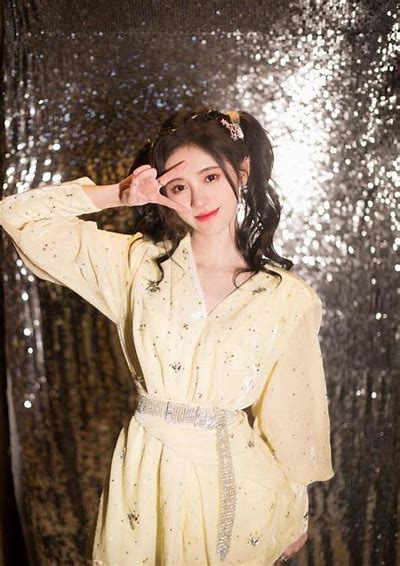
#> input picture FacialRecognition/opencv/data/exist/4.jjy.jpg, 400 x 566 px
$ python '05-人脸检测.py'
#> lines starting #> are read from the running program, lines starting #| are printed output that depends on the picture; after the words box and inside, x2 and y2 are one past the last pixel; in counts of white or black regions, pixels touching at a corner belong together
#> further down, img is the input picture: shape (566, 400, 3); mean B, G, R 111.3, 126.7, 144.7
import cv2 as cv

# 建立检测函数
def face_detect_demo(img):
    # 先把图片灰度化
    gray = cv.cvtColor(img, cv.COLOR_BGR2GRAY)
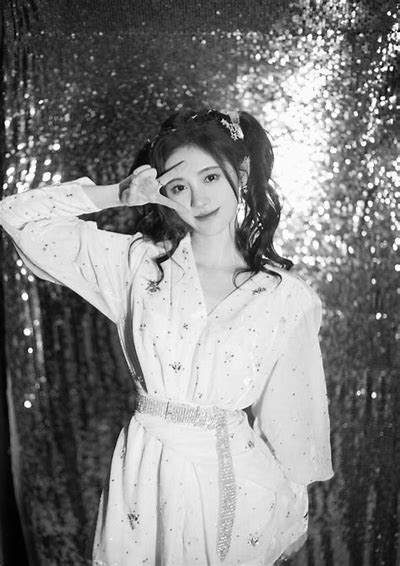
#> gray: shape (566, 400); min 1, max 255, mean 130.3
    # 调取分类器
    face_detect = cv.CascadeClassifier('/Users/ricardo/anaconda3/envs/testNew-01/lib/python3.8/site-packages/cv2/data/haarcascade_frontalface_alt2.xml')
    face = face_detect.detectMultiScale(image=gray,
                                        scaleFactor=1.01, # 这个值需要不断调整，如果没有调到适合值，可能会误触
                                        minNeighbors=5,
                                        flags=0,
                                        #minSize=(100, 100), # 人脸最小，100*100的框中不可能有人脸 可不填
                                        #maxSize=(1000, 1000) # 人脸最大，1000*1000的框外不可能有人脸 可不填
                                        )
#> face = [[154, 149, 88, 88]]
    '''
        detectMultiScale函数的几个参数是 灰度图像 每次缩放倍数 每次检测5次这里都有人脸后才算数
    '''
    for x,y,w,h in face:
        # 在原图上画矩形，把人脸框出来
        cv.rectangle(img, (x, y), (x+w, y+h), color=(0, 0, 255), thickness=2)
#> this loop made 1 pass
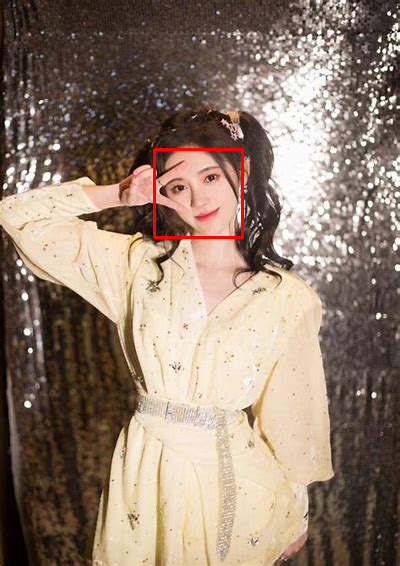
#> img: shape (566, 400, 3); 0.46% of pixels changed, all inside (x1, y1, x2, y2) = (153, 148, 244, 239)
    cv.imshow('result', img)

# 读取图片
img = cv.imread('data/exist/4.jjy.jpg')
# 检测函数
face_detect_demo(img)
# 等待
while True:
    if ord('q') == cv.waitKey(0):  # 按下q键，退出图片显示
#> (key q is pressed here)
        break

# 释放内存
cv.destroyAllWindows()

$ run again, with FacialRecognition/opencv/data/exist/1.jjy.jpg copied over FacialRecognition/opencv/data/exist/4.jjy.jpg
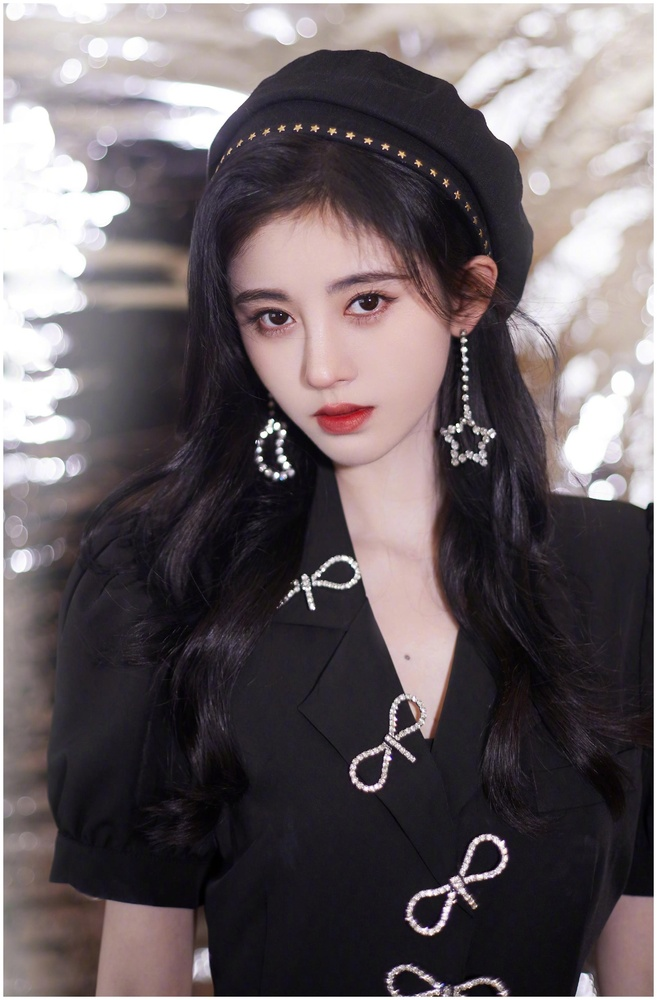
#> input picture FacialRecognition/opencv/data/exist/1.jjy.jpg, 657 x 1000 px, shrunk from 2000 x 3046 before the run
#> img is the input picture: shape (1000, 657, 3); mean B, G, R 98.3, 95, 103.8
#> in face_detect_demo, `gray = cv.cvtColor(img, cv.COLOR_BGR2GRAY)`:
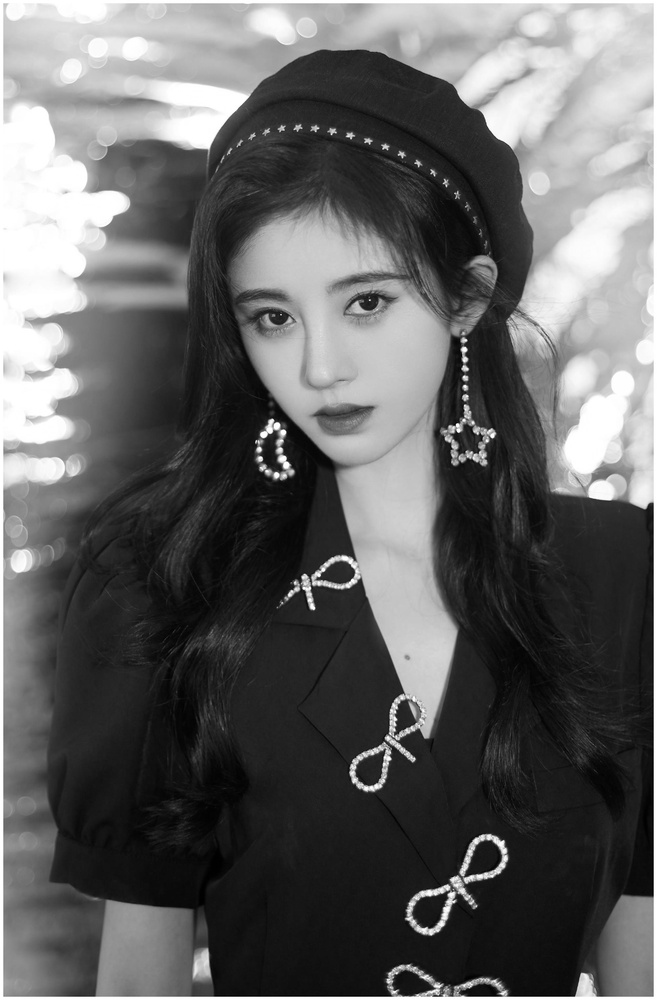
#> gray: shape (1000, 657); min 0, max 255, mean 98
#> face = [[527, 171, 24, 24], [6, 284, 104, 104], [205, 223, 233, 233]]
#> the loop in face_detect_demo, `for x,y,w,h in face:` made 3 passes
#> after the loop in face_detect_demo, `for x,y,w,h in face:`:
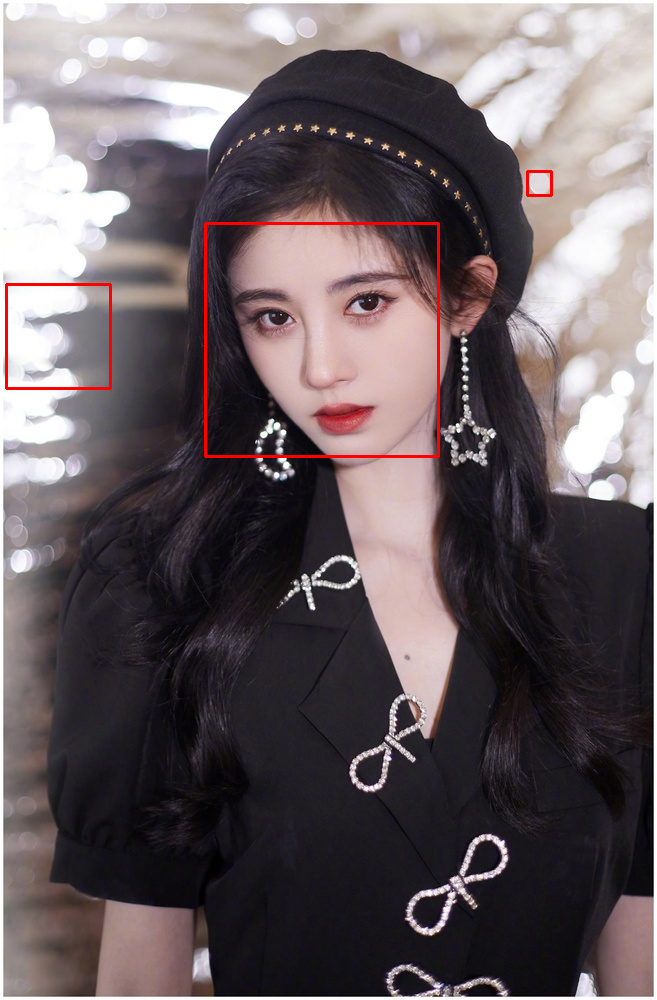
#> img: shape (1000, 657, 3); 0.66% of pixels changed, all inside (x1, y1, x2, y2) = (5, 170, 553, 458)

$ run again, with FacialRecognition/opencv/data/exist/10.jjy.jpg copied over FacialRecognition/opencv/data/exist/4.jjy.jpg
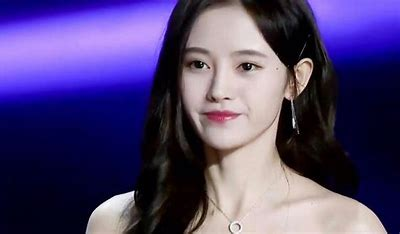
#> input picture FacialRecognition/opencv/data/exist/10.jjy.jpg, 400 x 234 px
#> img is the input picture: shape (234, 400, 3); mean B, G, R 114.9, 67.3, 80.8
#> in face_detect_demo, `gray = cv.cvtColor(img, cv.COLOR_BGR2GRAY)`:
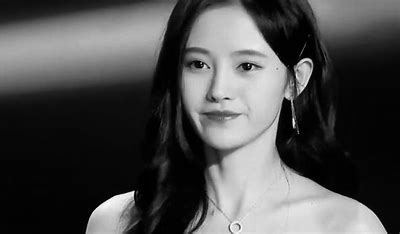
#> gray: shape (234, 400); min 0, max 255, mean 76.8
#> face = [[161, 19, 122, 122]]
#> the loop in face_detect_demo, `for x,y,w,h in face:` made 1 pass
#> after the loop in face_detect_demo, `for x,y,w,h in face:`:
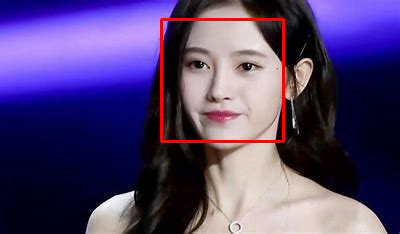
#> img: shape (234, 400, 3); 1.56% of pixels changed, all inside (x1, y1, x2, y2) = (160, 18, 285, 143)

$ run again, with FacialRecognition/opencv/data/exist/2.jjy.jpg copied over FacialRecognition/opencv/data/exist/4.jjy.jpg
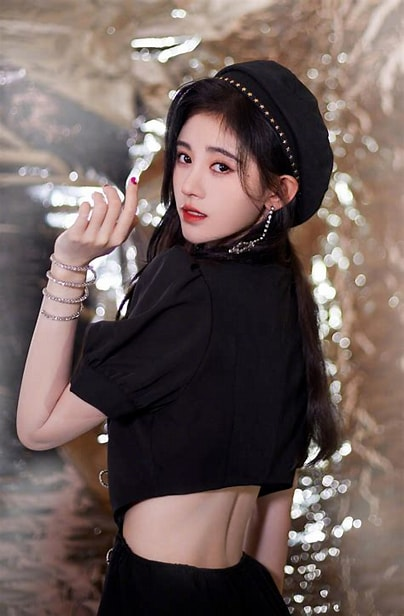
#> input picture FacialRecognition/opencv/data/exist/2.jjy.jpg, 404 x 616 px
#> img is the input picture: shape (616, 404, 3); mean B, G, R 88.7, 92.5, 108.6
#> in face_detect_demo, `gray = cv.cvtColor(img, cv.COLOR_BGR2GRAY)`:
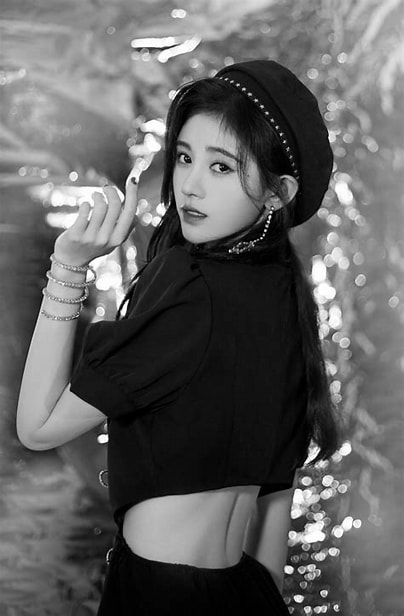
#> gray: shape (616, 404); min 0, max 255, mean 96.9
#> face = [[315, 93, 26, 26], [124, 36, 41, 41], [35, 302, 44, 44], [41, 284, 45, 45], [12, 148, 46, 46], [318, 362, 46, 46], [156, 130, 92, 92], [5, 462, 71, 71]]
#> the loop in face_detect_demo, `for x,y,w,h in face:` made 8 passes
#> after the loop in face_detect_demo, `for x,y,w,h in face:`:
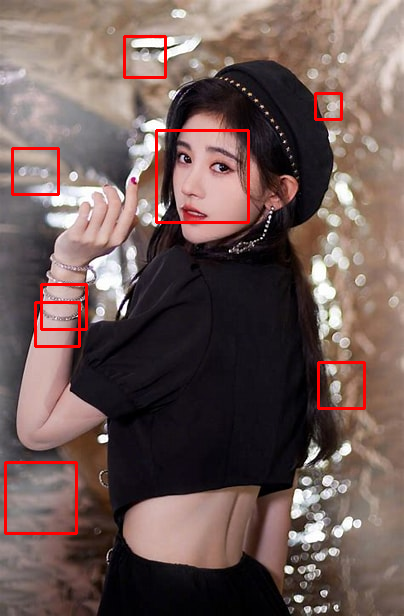
#> img: shape (616, 404, 3); 1.96% of pixels changed, all inside (x1, y1, x2, y2) = (4, 35, 366, 535)
